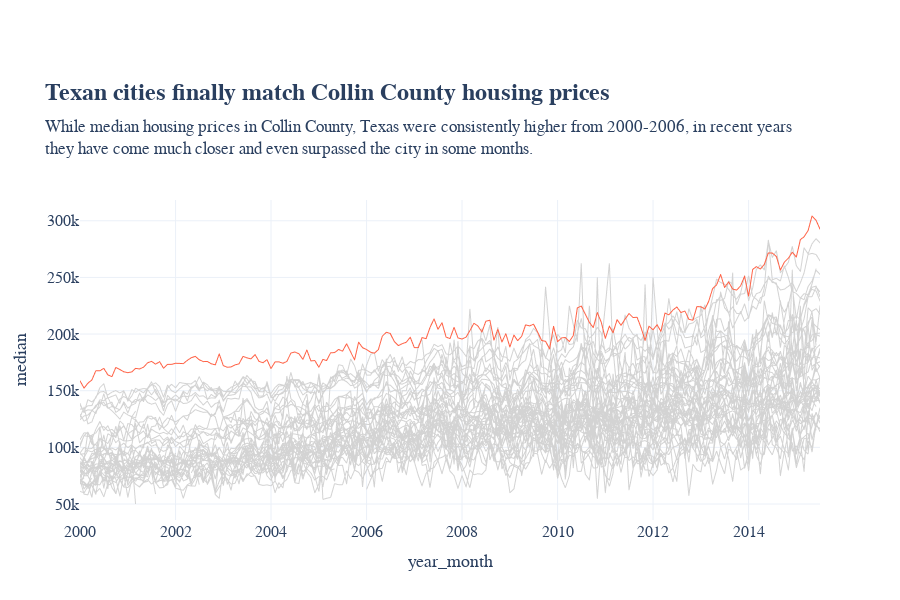

The code cell stored with this chart in its notebook:
### Code cell
fig = px.line(
    df_texas,
    x = 'year_month',
    y = 'median',
    width = 900,
    height = 600,
    # Argument to specify which variable to 1 line for (each value)
    line_group = 'city',
    color = 'is_collin_county',
    # category_orders={'is_collin_county': [True, False]}
    template='plotly_white',
    color_discrete_sequence=['lightgray', 'tomato'],
    title = '<b>Texan cities finally match Collin County housing prices</b>',
    subtitle = 'While median housing prices in Collin County, Texas were consistently higher from 2000-2006, in recent years<br>they have come much closer and even surpassed the city in some months.'
)
fig.update_layout(
    showlegend = False,
    font_family = 'Gill Sans',
    title_font_family = 'American Typewriter',
    title_font_size = 24,
    margin = {'t': 200},
    # Axis title font size
    yaxis_title_font_size = 18,
    xaxis_title_font_size = 18,
    # Axis tick font size
    yaxis_tickfont_size = 16,
    xaxis_tickfont_size = 16,
)
fig.update_traces(line_width = 1)
fig.show()

### Figure 1 — Plotly figure (JSON) as saved in the notebook; plotly's stock layout.template omitted (floating-point values rounded to 4 significant figures; data arrays with more than 128 entries replaced by an {"elided": "..."} marker saying what was removed)
{"data": [{"hovertemplate": "is_collin_county=False<br>city=Abilene<br>year_month=%{x}<br>median=%{y}<extra></extra>", "legendgroup": "False", "line": {"color": "lightgray", "dash": "solid", "width": 1}, "marker": {"symbol": "circle"}, "mode": "lines", "name": "False", "showlegend": true, "type": "scattergl", "x": {"elided": "187 str values"}, "xaxis": "x", "y": {"elided": "187 float values"}, "yaxis": "y"}, {"hovertemplate": "is_collin_county=False<br>city=Amarillo<br>year_month=%{x}<br>median=%{y}<extra></extra>", "legendgroup": "False", "line": {"color": "lightgray", "dash": "solid", "width": 1}, "marker": {"symbol": "circle"}, "mode": "lines", "name": "False", "showlegend": false, "type": "scattergl", "x": {"elided": "187 str values"}, "xaxis": "x", "y": {"elided": "187 float values"}, "yaxis": "y"}, {"hovertemplate": "is_collin_county=False<br>city=Arlington<br>year_month=%{x}<br>median=%{y}<extra></extra>", "legendgroup": "False", "line": {"color": "lightgray", "dash": "solid", "width": 1}, "marker": {"symbol": "circle"}, "mode": "lines", "name": "False", "showlegend": false, "type": "scattergl", "x": {"elided": "187 str values"}, "xaxis": "x", "y": {"elided": "187 float values"}, "yaxis": "y"}, {"hovertemplate": "is_collin_county=False<br>city=Austin<br>year_month=%{x}<br>median=%{y}<extra></extra>", "legendgroup": "False", "line": {"color": "lightgray", "dash": "solid", "width": 1}, "marker": {"symbol": "circle"}, "mode": "lines", "name": "False", "showlegend": false, "type": "scattergl", "x": {"elided": "187 str values"}, "xaxis": "x", "y": {"elided": "187 float values"}, "yaxis": "y"}, {"hovertemplate": "is_collin_county=False<br>city=Bay Area<br>year_month=%{x}<br>median=%{y}<extra></extra>", "legendgroup": "False", "line": {"color": "lightgray", "dash": "solid", "width": 1}, "marker": {"symbol": "circle"}, "mode": "lines", "name": "False", "showlegend": false, "type": "scattergl", "x": {"elided": "187 str values"}, "xaxis": "x", "y": {"elided": "187 float values"}, "yaxis": "y"}, {"hovertemplate": "is_collin_county=False<br>city=Beaumont<br>year_month=%{x}<br>median=%{y}<extra></extra>", "legendgroup": "False", "line": {"color": "lightgray", "dash": "solid", "width": 1}, "marker": {"symbol": "circle"}, "mode": "lines", "name": "False", "showlegend": false, "type": "scattergl", "x": {"elided": "187 str values"}, "xaxis": "x", "y": {"elided": "187 float values"}, "yaxis": "y"}, {"hovertemplate": "is_collin_county=False<br>city=Brazoria County<br>year_month=%{x}<br>median=%{y}<extra></extra>", "legendgroup": "False", "line": {"color": "lightgray", "dash": "solid", "width": 1}, "marker": {"symbol": "circle"}, "mode": "lines", "name": "False", "showlegend": false, "type": "scattergl", "x": {"elided": "187 str values"}, "xaxis": "x", "y": {"elided": "187 float values"}, "yaxis": "y"}, {"hovertemplate": "is_collin_county=False<br>city=Brownsville<br>year_month=%{x}<br>median=%{y}<extra></extra>", "legendgroup": "False", "line": {"color": "lightgray", "dash": "solid", "width": 1}, "marker": {"symbol": "circle"}, "mode": "lines", "name": "False", "showlegend": false, "type": "scattergl", "x": {"elided": "187 str values"}, "xaxis": "x", "y": {"elided": "187 float values"}, "yaxis": "y"}, {"hovertemplate": "is_collin_county=False<br>city=Bryan-College Station<br>year_month=%{x}<br>median=%{y}<extra></extra>", "legendgroup": "False", "line": {"color": "lightgray", "dash": "solid", "width": 1}, "marker": {"symbol": "circle"}, "mode": "lines", "name": "False", "showlegend": false, "type": "scattergl", "x": {"elided": "187 str values"}, "xaxis": "x", "y": {"elided": "187 float values"}, "yaxis": "y"}, {"hovertemplate": "is_collin_county=False<br>city=Corpus Christi<br>year_month=%{x}<br>median=%{y}<extra></extra>", "legendgroup": "False", "line": {"color": "lightgray", "dash": "solid", "width": 1}, "marker": {"symbol": "circle"}, "mode": "lines", "name": "False", "showlegend": false, "type": "scattergl", "x": {"elided": "187 str values"}, "xaxis": "x", "y": {"elided": "187 float values"}, "yaxis": "y"}, {"hovertemplate": "is_collin_county=False<br>city=Dallas<br>year_month=%{x}<br>median=%{y}<extra></extra>", "legendgroup": "False", "line": {"color": "lightgray", "dash": "solid", "width": 1}, "marker": {"symbol": "circle"}, "mode": "lines", "name": "False", "showlegend": false, "type": "scattergl", "x": {"elided": "187 str values"}, "xaxis": "x", "y": {"elided": "187 float values"}, "yaxis": "y"}, {"hovertemplate": "is_collin_county=False<br>city=Denton County<br>year_month=%{x}<br>median=%{y}<extra></extra>", "legendgroup": "False", "line": {"color": "lightgray", "dash": "solid", "width": 1}, "marker": {"symbol": "circle"}, "mode": "lines", "name": "False", "showlegend": false, "type": "scattergl", "x": {"elided": "187 str values"}, "xaxis": "x", "y": {"elided": "187 float values"}, "yaxis": "y"}, {"hovertemplate": "is_collin_county=False<br>city=El Paso<br>year_month=%{x}<br>median=%{y}<extra></extra>", "legendgroup": "False", "line": {"color": "lightgray", "dash": "solid", "width": 1}, "marker": {"symbol": "circle"}, "mode": "lines", "name": "False", "showlegend": false, "type": "scattergl", "x": {"elided": "187 str values"}, "xaxis": "x", "y": {"elided": "187 float values"}, "yaxis": "y"}, {"hovertemplate": "is_collin_county=False<br>city=Fort Bend<br>year_month=%{x}<br>median=%{y}<extra></extra>", "legendgroup": "False", "line": {"color": "lightgray", "dash": "solid", "width": 1}, "marker": {"symbol": "circle"}, "mode": "lines", "name": "False", "showlegend": false, "type": "scattergl", "x": {"elided": "187 str values"}, "xaxis": "x", "y": {"elided": "187 float values"}, "yaxis": "y"}, {"hovertemplate": "is_collin_county=False<br>city=Fort Worth<br>year_month=%{x}<br>median=%{y}<extra></extra>", "legendgroup": "False", "line": {"color": "lightgray", "dash": "solid", "width": 1}, "marker": {"symbol": "circle"}, "mode": "lines", "name": "False", "showlegend": false, "type": "scattergl", "x": {"elided": "187 str values"}, "xaxis": "x", "y": {"elided": "187 float values"}, "yaxis": "y"}, {"hovertemplate": "is_collin_county=False<br>city=Galveston<br>year_month=%{x}<br>median=%{y}<extra></extra>", "legendgroup": "False", "line": {"color": "lightgray", "dash": "solid", "width": 1}, "marker": {"symbol": "circle"}, "mode": "lines", "name": "False", "showlegend": false, "type": "scattergl", "x": {"elided": "187 str values"}, "xaxis": "x", "y": {"elided": "187 float values"}, "yaxis": "y"}, {"hovertemplate": "is_collin_county=False<br>city=Garland<br>year_month=%{x}<br>median=%{y}<extra></extra>", "legendgroup": "False", "line": {"color": "lightgray", "dash": "solid", "width": 1}, "marker": {"symbol": "circle"}, "mode": "lines", "name": "False", "showlegend": false, "type": "scattergl", "x": {"elided": "187 str values"}, "xaxis": "x", "y": {"elided": "187 float values"}, "yaxis": "y"}, {"hovertemplate": "is_collin_county=False<br>city=Harlingen<br>year_month=%{x}<br>median=%{y}<extra></extra>", "legendgroup": "False", "line": {"color": "lightgray", "dash": "solid", "width": 1}, "marker": {"symbol": "circle"}, "mode": "lines", "name": "False", "showlegend": false, "type": "scattergl", "x": {"elided": "187 str values"}, "xaxis": "x", "y": {"elided": "187 float values"}, "yaxis": "y"}, {"hovertemplate": "is_collin_county=False<br>city=Houston<br>year_month=%{x}<br>median=%{y}<extra></extra>", "legendgroup": "False", "line": {"color": "lightgray", "dash": "solid", "width": 1}, "marker": {"symbol": "circle"}, "mode": "lines", "name": "False", "showlegend": false, "type": "scattergl", "x": {"elided": "187 str values"}, "xaxis": "x", "y": {"elided": "187 float values"}, "yaxis": "y"}, {"hovertemplate": "is_collin_county=False<br>city=Irving<br>year_month=%{x}<br>median=%{y}<extra></extra>", "legendgroup": "False", "line": {"color": "lightgray", "dash": "solid", "width": 1}, "marker": {"symbol": "circle"}, "mode": "lines", "name": "False", "showlegend": false, "type": "scattergl", "x": {"elided": "187 str values"}, "xaxis": "x", "y": {"elided": "187 float values"}, "yaxis": "y"}, {"hovertemplate": "is_collin_county=False<br>city=Kerrville<br>year_month=%{x}<br>median=%{y}<extra></extra>", "legendgroup": "False", "line": {"color": "lightgray", "dash": "solid", "width": 1}, "marker": {"symbol": "circle"}, "mode": "lines", "name": "False", "showlegend": false, "type": "scattergl", "x": {"elided": "187 str values"}, "xaxis": "x", "y": {"elided": "187 float values"}, "yaxis": "y"}, {"hovertemplate": "is_collin_county=False<br>city=Killeen-Fort Hood<br>year_month=%{x}<br>median=%{y}<extra></extra>", "legendgroup": "False", "line": {"color": "lightgray", "dash": "solid", "width": 1}, "marker": {"symbol": "circle"}, "mode": "lines", "name": "False", "showlegend": false, "type": "scattergl", "x": {"elided": "187 str values"}, "xaxis": "x", "y": {"elided": "187 float values"}, "yaxis": "y"}, {"hovertemplate": "is_collin_county=False<br>city=Laredo<br>year_month=%{x}<br>median=%{y}<extra></extra>", "legendgroup": "False", "line": {"color": "lightgray", "dash": "solid", "width": 1}, "marker": {"symbol": "circle"}, "mode": "lines", "name": "False", "showlegend": false, "type": "scattergl", "x": {"elided": "187 str values"}, "xaxis": "x", "y": {"elided": "187 float values"}, "yaxis": "y"}, {"hovertemplate": "is_collin_county=False<br>city=Longview-Marshall<br>year_month=%{x}<br>median=%{y}<extra></extra>", "legendgroup": "False", "line": {"color": "lightgray", "dash": "solid", "width": 1}, "marker": {"symbol": "circle"}, "mode": "lines", "name": "False", "showlegend": false, "type": "scattergl", "x": {"elided": "187 str values"}, "xaxis": "x", "y": {"elided": "187 float values"}, "yaxis": "y"}, {"hovertemplate": "is_collin_county=False<br>city=Lubbock<br>year_month=%{x}<br>median=%{y}<extra></extra>", "legendgroup": "False", "line": {"color": "lightgray", "dash": "solid", "width": 1}, "marker": {"symbol": "circle"}, "mode": "lines", "name": "False", "showlegend": false, "type": "scattergl", "x": {"elided": "187 str values"}, "xaxis": "x", "y": {"elided": "187 float values"}, "yaxis": "y"}, {"hovertemplate": "is_collin_county=False<br>city=Lufkin<br>year_month=%{x}<br>median=%{y}<extra></extra>", "legendgroup": "False", "line": {"color": "lightgray", "dash": "solid", "width": 1}, "marker": {"symbol": "circle"}, "mode": "lines", "name": "False", "showlegend": false, "type": "scattergl", "x": {"elided": "187 str values"}, "xaxis": "x", "y": {"elided": "187 float values"}, "yaxis": "y"}, {"hovertemplate": "is_collin_county=False<br>city=McAllen<br>year_month=%{x}<br>median=%{y}<extra></extra>", "legendgroup": "False", "line": {"color": "lightgray", "dash": "solid", "width": 1}, "marker": {"symbol": "circle"}, "mode": "lines", "name": "False", "showlegend": false, "type": "scattergl", "x": {"elided": "187 str values"}, "xaxis": "x", "y": {"elided": "187 float values"}, "yaxis": "y"}, {"hovertemplate": "is_collin_county=False<br>city=Midland<br>year_month=%{x}<br>median=%{y}<extra></extra>", "legendgroup": "False", "line": {"color": "lightgray", "dash": "solid", "width": 1}, "marker": {"symbol": "circle"}, "mode": "lines", "name": "False", "showlegend": false, "type": "scattergl", "x": {"elided": "187 str values"}, "xaxis": "x", "y": {"elided": "187 float values"}, "yaxis": "y"}, {"hovertemplate": "is_collin_county=False<br>city=Montgomery County<br>year_month=%{x}<br>median=%{y}<extra></extra>", "legendgroup": "False", "line": {"color": "lightgray", "dash": "solid", "width": 1}, "marker": {"symbol": "circle"}, "mode": "lines", "name": "False", "showlegend": false, "type": "scattergl", "x": {"elided": "187 str values"}, "xaxis": "x", "y": {"elided": "187 float values"}, "yaxis": "y"}, {"hovertemplate": "is_collin_county=False<br>city=Nacogdoches<br>year_month=%{x}<br>median=%{y}<extra></extra>", "legendgroup": "False", "line": {"color": "lightgray", "dash": "solid", "width": 1}, "marker": {"symbol": "circle"}, "mode": "lines", "name": "False", "showlegend": false, "type": "scattergl", "x": {"elided": "187 str values"}, "xaxis": "x", "y": {"elided": "187 float values"}, "yaxis": "y"}, {"hovertemplate": "is_collin_county=False<br>city=NE Tarrant County<br>year_month=%{x}<br>median=%{y}<extra></extra>", "legendgroup": "False", "line": {"color": "lightgray", "dash": "solid", "width": 1}, "marker": {"symbol": "circle"}, "mode": "lines", "name": "False", "showlegend": false, "type": "scattergl", "x": {"elided": "187 str values"}, "xaxis": "x", "y": {"elided": "187 float values"}, "yaxis": "y"}, {"hovertemplate": "is_collin_county=False<br>city=Odessa<br>year_month=%{x}<br>median=%{y}<extra></extra>", "legendgroup": "False", "line": {"color": "lightgray", "dash": "solid", "width": 1}, "marker": {"symbol": "circle"}, "mode": "lines", "name": "False", "showlegend": false, "type": "scattergl", "x": {"elided": "187 str values"}, "xaxis": "x", "y": {"elided": "187 float values"}, "yaxis": "y"}, {"hovertemplate": "is_collin_county=False<br>city=Paris<br>year_month=%{x}<br>median=%{y}<extra></extra>", "legendgroup": "False", "line": {"color": "lightgray", "dash": "solid", "width": 1}, "marker": {"symbol": "circle"}, "mode": "lines", "name": "False", "showlegend": false, "type": "scattergl", "x": {"elided": "187 str values"}, "xaxis": "x", "y": {"elided": "187 float values"}, "yaxis": "y"}, {"hovertemplate": "is_collin_county=False<br>city=Port Arthur<br>year_month=%{x}<br>median=%{y}<extra></extra>", "legendgroup": "False", "line": {"color": "lightgray", "dash": "solid", "width": 1}, "marker": {"symbol": "circle"}, "mode": "lines", "name": "False", "showlegend": false, "type": "scattergl", "x": {"elided": "187 str values"}, "xaxis": "x", "y": {"elided": "187 float values"}, "yaxis": "y"}, {"hovertemplate": "is_collin_county=False<br>city=San Angelo<br>year_month=%{x}<br>median=%{y}<extra></extra>", "legendgroup": "False", "line": {"color": "lightgray", "dash": "solid", "width": 1}, "marker": {"symbol": "circle"}, "mode": "lines", "name": "False", "showlegend": false, "type": "scattergl", "x": {"elided": "187 str values"}, "xaxis": "x", "y": {"elided": "187 float values"}, "yaxis": "y"}, {"hovertemplate": "is_collin_county=False<br>city=San Antonio<br>year_month=%{x}<br>median=%{y}<extra></extra>", "legendgroup": "False", "line": {"color": "lightgray", "dash": "solid", "width": 1}, "marker": {"symbol": "circle"}, "mode": "lines", "name": "False", "showlegend": false, "type": "scattergl", "x": {"elided": "187 str values"}, "xaxis": "x", "y": {"elided": "187 float values"}, "yaxis": "y"}, {"hovertemplate": "is_collin_county=False<br>city=San Marcos<br>year_month=%{x}<br>median=%{y}<extra></extra>", "legendgroup": "False", "line": {"color": "lightgray", "dash": "solid", "width": 1}, "marker": {"symbol": "circle"}, "mode": "lines", "name": "False", "showlegend": false, "type": "scattergl", "x": {"elided": "187 str values"}, "xaxis": "x", "y": {"elided": "187 float values"}, "yaxis": "y"}, {"hovertemplate": "is_collin_county=False<br>city=Sherman-Denison<br>year_month=%{x}<br>median=%{y}<extra></extra>", "legendgroup": "False", "line": {"color": "lightgray", "dash": "solid", "width": 1}, "marker": {"symbol": "circle"}, "mode": "lines", "name": "False", "showlegend": false, "type": "scattergl", "x": {"elided": "187 str values"}, "xaxis": "x", "y": {"elided": "187 float values"}, "yaxis": "y"}, {"hovertemplate": "is_collin_county=False<br>city=South Padre Island<br>year_month=%{x}<br>median=%{y}<extra></extra>", "legendgroup": "False", "line": {"color": "lightgray", "dash": "solid", "width": 1}, "marker": {"symbol": "circle"}, "mode": "lines", "name": "False", "showlegend": false, "type": "scattergl", "x": {"elided": "187 str values"}, "xaxis": "x", "y": {"elided": "187 float values"}, "yaxis": "y"}, {"hovertemplate": "is_collin_county=False<br>city=Temple-Belton<br>year_month=%{x}<br>median=%{y}<extra></extra>", "legendgroup": "False", "line": {"color": "lightgray", "dash": "solid", "width": 1}, "marker": {"symbol": "circle"}, "mode": "lines", "name": "False", "showlegend": false, "type": "scattergl", "x": {"elided": "187 str values"}, "xaxis": "x", "y": {"elided": "187 float values"}, "yaxis": "y"}, {"hovertemplate": "is_collin_county=False<br>city=Texarkana<br>year_month=%{x}<br>median=%{y}<extra></extra>", "legendgroup": "False", "line": {"color": "lightgray", "dash": "solid", "width": 1}, "marker": {"symbol": "circle"}, "mode": "lines", "name": "False", "showlegend": false, "type": "scattergl", "x": {"elided": "187 str values"}, "xaxis": "x", "y": {"elided": "187 float values"}, "yaxis": "y"}, {"hovertemplate": "is_collin_county=False<br>city=Tyler<br>year_month=%{x}<br>median=%{y}<extra></extra>", "legendgroup": "False", "line": {"color": "lightgray", "dash": "solid", "width": 1}, "marker": {"symbol": "circle"}, "mode": "lines", "name": "False", "showlegend": false, "type": "scattergl", "x": {"elided": "187 str values"}, "xaxis": "x", "y": {"elided": "187 float values"}, "yaxis": "y"}, {"hovertemplate": "is_collin_county=False<br>city=Victoria<br>year_month=%{x}<br>median=%{y}<extra></extra>", "legendgroup": "False", "line": {"color": "lightgray", "dash": "solid", "width": 1}, "marker": {"symbol": "circle"}, "mode": "lines", "name": "False", "showlegend": false, "type": "scattergl", "x": {"elided": "187 str values"}, "xaxis": "x", "y": {"elided": "187 float values"}, "yaxis": "y"}, {"hovertemplate": "is_collin_county=False<br>city=Waco<br>year_month=%{x}<br>median=%{y}<extra></extra>", "legendgroup": "False", "line": {"color": "lightgray", "dash": "solid", "width": 1}, "marker": {"symbol": "circle"}, "mode": "lines", "name": "False", "showlegend": false, "type": "scattergl", "x": {"elided": "187 str values"}, "xaxis": "x", "y": {"elided": "187 float values"}, "yaxis": "y"}, {"hovertemplate": "is_collin_county=False<br>city=Wichita Falls<br>year_month=%{x}<br>median=%{y}<extra></extra>", "legendgroup": "False", "line": {"color": "lightgray", "dash": "solid", "width": 1}, "marker": {"symbol": "circle"}, "mode": "lines", "name": "False", "showlegend": false, "type": "scattergl", "x": {"elided": "187 str values"}, "xaxis": "x", "y": {"elided": "187 float values"}, "yaxis": "y"}, {"hovertemplate": "is_collin_county=True<br>city=Collin County<br>year_month=%{x}<br>median=%{y}<extra></extra>", "legendgroup": "True", "line": {"color": "tomato", "dash": "solid", "width": 1}, "marker": {"symbol": "circle"}, "mode": "lines", "name": "True", "showlegend": true, "type": "scattergl", "x": {"elided": "187 str values"}, "xaxis": "x", "y": {"elided": "187 float values"}, "yaxis": "y"}], "layout": {"font": {"family": "Gill Sans"}, "height": 600, "legend": {"title": {"text": "is_collin_county"}, "tracegroupgap": 0}, "margin": {"t": 200}, "showlegend": false, "title": {"font": {"family": "American Typewriter", "size": 24}, "subtitle": {"text": "While median housing prices in Collin County, Texas were consistently higher from 2000-2006, in recent years<br>they have come much closer and even surpassed the city in some months."}, "text": "<b>Texan cities finally match Collin County housing prices</b>"}, "width": 900, "xaxis": {"anchor": "y", "domain": [0, 1], "tickfont": {"size": 16}, "title": {"font": {"size": 18}, "text": "year_month"}}, "yaxis": {"anchor": "x", "domain": [0, 1], "tickfont": {"size": 16}, "title": {"font": {"size": 18}, "text": "median"}}}}
